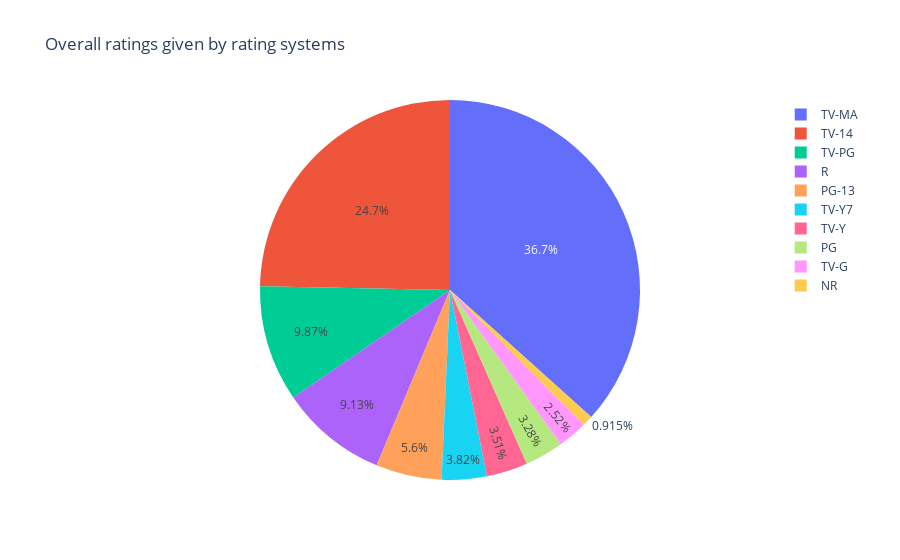

The notebook cell saved with this chart:
### Code cell
# pie chart of ratings given by top 10 rating systems
pc=df1['Ratings'].value_counts().head(10)[:10] # Index
circle=go.Figure(data=[go.Pie(labels= list(pc.index),values= list(pc.values))]) # takes parameters as labels & values
circle.update_layout(title_text="Overall ratings given by rating systems ",) # for title
circle.show()

### Figure 1 — Plotly figure (JSON) as saved in the notebook; plotly's stock layout.template omitted (floating-point values rounded to 4 significant figures)
{"data": [{"labels": ["TV-MA", "TV-14", "TV-PG", "R", "PG-13", "TV-Y7", "TV-Y", "PG", "TV-G", "NR"], "type": "pie", "values": [3207, 2160, 863, 799, 490, 334, 307, 287, 220, 80]}], "layout": {"title": {"text": "Overall ratings given by rating systems "}}}
